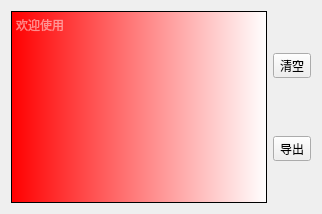
      <widget class="QWidget" name="tab">
       <attribute name="title">
        <string>处理状态</string>
       </attribute>
       <layout class="QVBoxLayout" name="verticalLayout_5">
        <item>
         <layout class="QHBoxLayout" name="horizontalLayout">
          <item>
           <widget class="QPlainTextEdit" name="plainTextEdit">
            <property name="sizePolicy">
             <sizepolicy hsizetype="Expanding" vsizetype="Expanding">
              <horstretch>0</horstretch>
              <verstretch>0</verstretch>
             </sizepolicy>
            </property>
            <property name="maximumSize">
             <size>
              <width>16777215</width>
              <height>700</height>
             </size>
            </property>
            <property name="palette">
             <palette>
              <active>
               <colorrole role="Button">
                <brush brushstyle="LinearGradientPattern">
                 <gradient startx="0.000000000000000" starty="0.000000000000000" endx="1.000000000000000" endy="0.000000000000000" type="LinearGradient" spread="PadSpread" coordinatemode="ObjectBoundingMode">
                  <gradientstop position="0.000000000000000">
                   <color alpha="255">
                    <red>255</red>
                    <green>0</green>
                    <blue>0</blue>
                   </color>
                  </gradientstop>
                  <gradientstop position="1.000000000000000">
                   <color alpha="255">
                    <red>255</red>
                    <green>255</green>
                    <blue>255</blue>
                   </color>
                  </gradientstop>
                 </gradient>
                </brush>
               </colorrole>
               <colorrole role="Text">
                <brush brushstyle="SolidPattern">
                 <color alpha="255">
                  <red>255</red>
                  <green>255</green>
                  <blue>255</blue>
                 </color>
                </brush>
               </colorrole>
               <colorrole role="Base">
                <brush brushstyle="LinearGradientPattern">
                 <gradient startx="0.000000000000000" starty="0.000000000000000" endx="1.000000000000000" endy="0.000000000000000" type="LinearGradient" spread="PadSpread" coordinatemode="ObjectBoundingMode">
                  <gradientstop position="0.000000000000000">
                   <color alpha="255">
                    <red>255</red>
                    <green>0</green>
                    <blue>0</blue>
                   </color>
                  </gradientstop>
                  <gradientstop position="1.000000000000000">
                   <color alpha="255">
                    <red>255</red>
                    <green>255</green>
                    <blue>255</blue>
                   </color>
                  </gradientstop>
                 </gradient>
                </brush>
               </colorrole>
               <colorrole role="Window">
                <brush brushstyle="LinearGradientPattern">
                 <gradient startx="0.000000000000000" starty="0.000000000000000" endx="1.000000000000000" endy="0.000000000000000" type="LinearGradient" spread="PadSpread" coordinatemode="ObjectBoundingMode">
                  <gradientstop position="0.000000000000000">
                   <color alpha="255">
                    <red>255</red>
                    <green>0</green>
                    <blue>0</blue>
                   </color>
                  </gradientstop>
                  <gradientstop position="1.000000000000000">
                   <color alpha="255">
                    <red>255</red>
                    <green>255</green>
                    <blue>255</blue>
                   </color>
                  </gradientstop>
                 </gradient>
                </brush>
               </colorrole>
               <colorrole role="PlaceholderText">
                <brush brushstyle="SolidPattern">
                 <color alpha="128">
                  <red>255</red>
                  <green>255</green>
                  <blue>255</blue>
                 </color>
                </brush>
               </colorrole>
              </active>
              <inactive>
               <colorrole role="Button">
                <brush brushstyle="LinearGradientPattern">
                 <gradient startx="0.000000000000000" starty="0.000000000000000" endx="1.000000000000000" endy="0.000000000000000" type="LinearGradient" spread="PadSpread" coordinatemode="ObjectBoundingMode">
                  <gradientstop position="0.000000000000000">
                   <color alpha="255">
                    <red>255</red>
                    <green>0</green>
                    <blue>0</blue>
                   </color>
                  </gradientstop>
                  <gradientstop position="1.000000000000000">
                   <color alpha="255">
                    <red>255</red>
                    <green>255</green>
                    <blue>255</blue>
                   </color>
                  </gradientstop>
                 </gradient>
                </brush>
               </colorrole>
               <colorrole role="Text">
                <brush brushstyle="SolidPattern">
                 <color alpha="255">
                  <red>255</red>
                  <green>255</green>
                  <blue>255</blue>
                 </color>
                </brush>
               </colorrole>
               <colorrole role="Base">
                <brush brushstyle="LinearGradientPattern">
                 <gradient startx="0.000000000000000" starty="0.000000000000000" endx="1.000000000000000" endy="0.000000000000000" type="LinearGradient" spread="PadSpread" coordinatemode="ObjectBoundingMode">
                  <gradientstop position="0.000000000000000">
                   <color alpha="255">
                    <red>255</red>
                    <green>0</green>
                    <blue>0</blue>
                   </color>
                  </gradientstop>
                  <gradientstop position="1.000000000000000">
                   <color alpha="255">
                    <red>255</red>
                    <green>255</green>
                    <blue>255</blue>
                   </color>
                  </gradientstop>
                 </gradient>
                </brush>
               </colorrole>
               <colorrole role="Window">
                <brush brushstyle="LinearGradientPattern">
                 <gradient startx="0.000000000000000" starty="0.000000000000000" endx="1.000000000000000" endy="0.000000000000000" type="LinearGradient" spread="PadSpread" coordinatemode="ObjectBoundingMode">
                  <gradientstop position="0.000000000000000">
                   <color alpha="255">
                    <red>255</red>
                    <green>0</green>
                    <blue>0</blue>
                   </color>
                  </gradientstop>
                  <gradientstop position="1.000000000000000">
                   <color alpha="255">
                    <red>255</red>
                    <green>255</green>
                    <blue>255</blue>
                   </color>
                  </gradientstop>
                 </gradient>
                </brush>
               </colorrole>
               <colorrole role="PlaceholderText">
                <brush brushstyle="SolidPattern">
                 <color alpha="128">
                  <red>255</red>
                  <green>255</green>
                  <blue>255</blue>
                 </color>
                </brush>
               </colorrole>
              </inactive>
              <disabled>
               <colorrole role="Button">
                <brush brushstyle="LinearGradientPattern">
                 <gradient startx="0.000000000000000" starty="0.000000000000000" endx="1.000000000000000" endy="0.000000000000000" type="LinearGradient" spread="PadSpread" coordinatemode="ObjectBoundingMode">
                  <gradientstop position="0.000000000000000">
                   <color alpha="255">
                    <red>255</red>
                    <green>0</green>
                    <blue>0</blue>
                   </color>
                  </gradientstop>
                  <gradientstop position="1.000000000000000">
                   <color alpha="255">
                    <red>255</red>
                    <green>255</green>
                    <blue>255</blue>
                   </color>
                  </gradientstop>
                 </gradient>
                </brush>
               </colorrole>
               <colorrole role="Text">
                <brush brushstyle="SolidPattern">
                 <color alpha="255">
                  <red>120</red>
                  <green>120</green>
                  <blue>120</blue>
                 </color>
                </brush>
               </colorrole>
               <colorrole role="Base">
                <brush brushstyle="LinearGradientPattern">
                 <gradient startx="0.000000000000000" starty="0.000000000000000" endx="1.000000000000000" endy="0.000000000000000" type="LinearGradient" spread="PadSpread" coordinatemode="ObjectBoundingMode">
                  <gradientstop position="0.000000000000000">
                   <color alpha="255">
                    <red>255</red>
                    <green>0</green>
                    <blue>0</blue>
                   </color>
                  </gradientstop>
                  <gradientstop position="1.000000000000000">
                   <color alpha="255">
                    <red>255</red>
                    <green>255</green>
                    <blue>255</blue>
                   </color>
                  </gradientstop>
                 </gradient>
                </brush>
               </colorrole>
               <colorrole role="Window">
                <brush brushstyle="LinearGradientPattern">
                 <gradient startx="0.000000000000000" starty="0.000000000000000" endx="1.000000000000000" endy="0.000000000000000" type="LinearGradient" spread="PadSpread" coordinatemode="ObjectBoundingMode">
                  <gradientstop position="0.000000000000000">
                   <color alpha="255">
                    <red>255</red>
                    <green>0</green>
                    <blue>0</blue>
                   </color>
                  </gradientstop>
                  <gradientstop position="1.000000000000000">
                   <color alpha="255">
                    <red>255</red>
                    <green>255</green>
                    <blue>255</blue>
                   </color>
                  </gradientstop>
                 </gradient>
                </brush>
               </colorrole>
               <colorrole role="PlaceholderText">
                <brush brushstyle="SolidPattern">
                 <color alpha="128">
                  <red>255</red>
                  <green>255</green>
                  <blue>255</blue>
                 </color>
                </brush>
               </colorrole>
              </disabled>
             </palette>
            </property>
            <property name="styleSheet">
             <string notr="true">background-color: qlineargradient(spread:pad, x1:0, y1:0, x2:1, y2:0, stop:0 rgba(255, 0, 0, 255), stop:1 rgba(255, 255, 255, 255));</string>
            </property>
            <property name="placeholderText">
             <string>欢迎使用</string>
            </property>
           </widget>
          </item>
          <item>
           <layout class="QVBoxLayout" name="verticalLayout_2">
            <property name="spacing">
             <number>16</number>
            </property>
            <item>
             <widget class="QToolButton" name="toolButton_7">
              <property name="text">
               <string>清空</string>
              </property>
              <property name="icon">
               <iconset resource="../images.qrc">
                <normaloff>:/按钮图标/窗体/res/清除.png</normaloff>:/按钮图标/窗体/res/清除.png</iconset>
              </property>
             </widget>
            </item>
            <item>
             <widget class="QToolButton" name="toolButton_8">
              <property name="text">
               <string>导出</string>
              </property>
              <property name="icon">
               <iconset resource="../images.qrc">
                <normaloff>:/按钮图标/窗体/res/导入指令.png</normaloff>:/按钮图标/窗体/res/导入指令.png</iconset>
              </property>
             </widget>
            </item>
           </layout>
          </item>
         </layout>
        </item>
       </layout>
      </widget>
